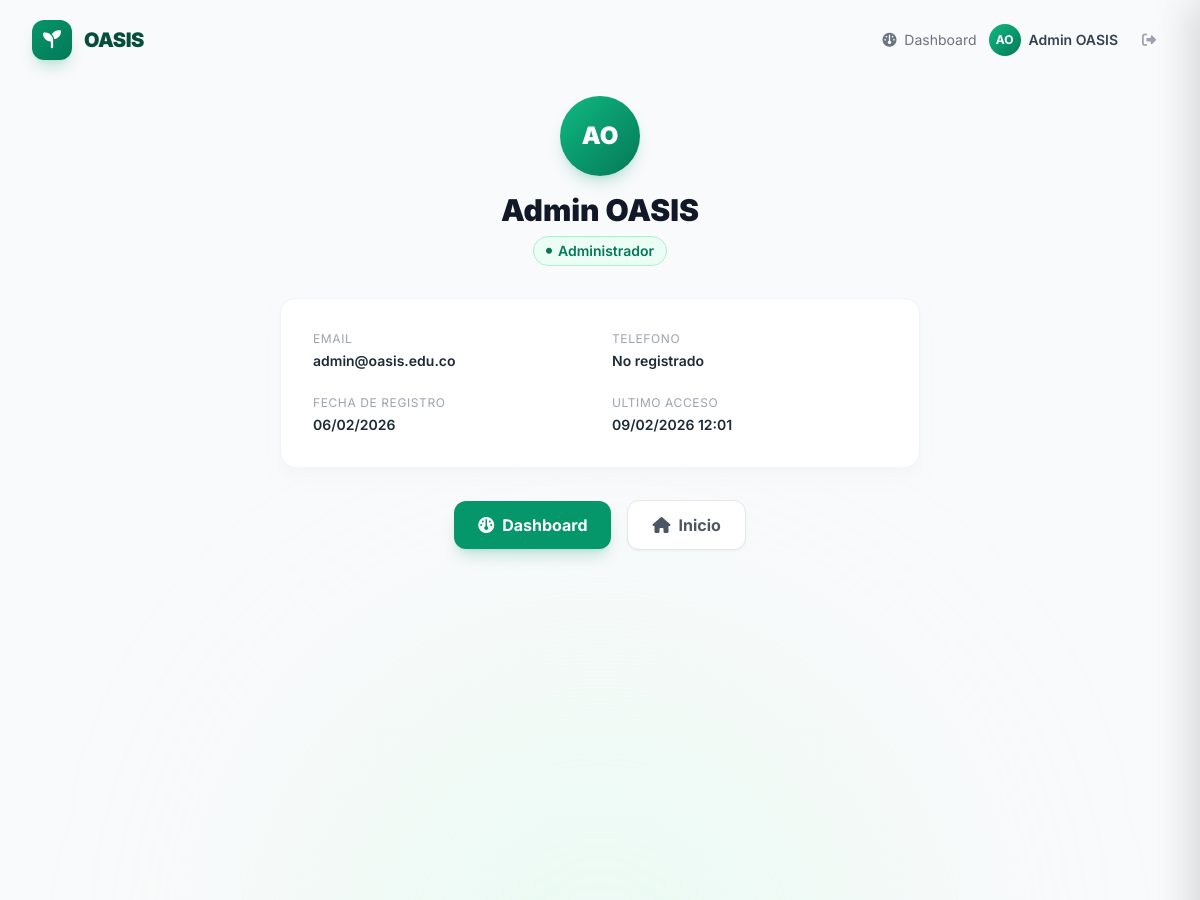
Before: /auth/perfil/ (signed in, upper part) with the older database file.
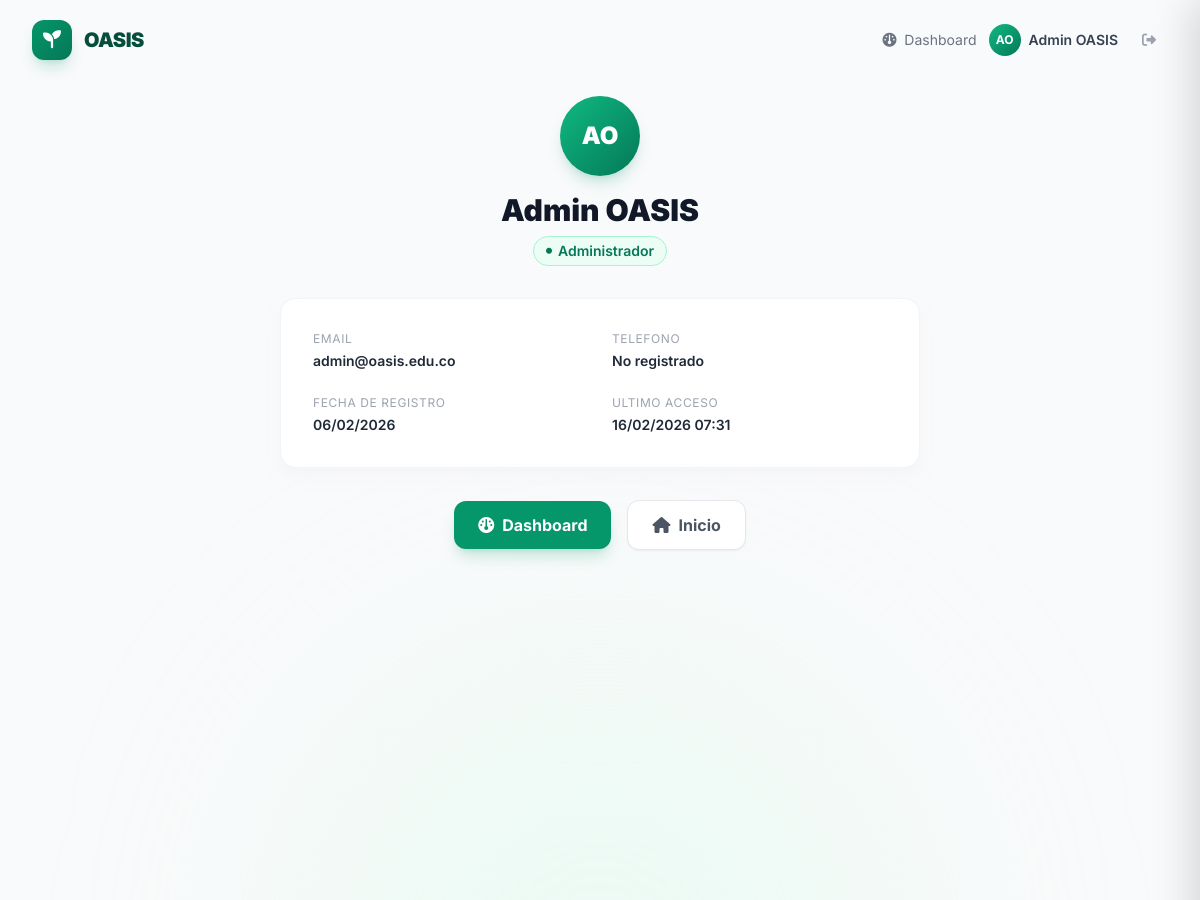
After: the same page with the newer database file.
### usuarios/models.py (models this page shows, shortened)
class Usuario(AbstractUser):
    class Rol(models.TextChoices):
        APRENDIZ = 'aprendiz', 'Aprendiz'
        INSTRUCTOR = 'instructor', 'Instructor'
        EMPRESA = 'empresa', 'Empresa'
        ADMIN = 'admin', 'Administrador'
    rol = models.CharField(
        max_length=20,
        choices=Rol.choices,
        default=Rol.APRENDIZ,
        db_index=True,
    )
    telefono = models.CharField(
        max_length=15,
        blank=True,
        validators=[RegexValidator(
            regex=r'^\+?\d{7,15}$',
            message='Ingrese un numero de telefono valido (7-15 digitos).',
        )],
    )
    avatar_url = models.URLField(blank=True)
    nombre_empresa = models.CharField(max_length=200, blank=True)
    nit_empresa = models.CharField(max_length=20, blank=True, unique=True, null=True)
    motivo_registro = models.TextField(
        blank=True,
        help_text='Motivo de registro (requerido para empresas).',
    )
    class Meta:
        verbose_name = 'Usuario'
        verbose_name_plural = 'Usuarios'
        ordering = ['-date_joined']
    @property
    def es_empresa(self):
        return self.rol == self.Rol.EMPRESA
    @property
    def iniciales(self):
        if self.first_name and self.last_name:
            return f"{self.first_name[0]}{self.last_name[0]}".upper()
        return self.username[:2].upper()

### usuarios/views.py (the view)
# urls.py: path('perfil/', views.perfil_view, name='perfil'),
@login_required
def perfil_view(request):
    return render(request, 'usuarios/perfil.html')

### templates/usuarios/perfil.html (shortened to what this page needs)
{% extends 'base.html' %}
{% block navbar %}
{% include 'partials/navbar_auth.html' %}
{% endblock %}
{% block content %}
<section class="relative min-h-screen py-24 bg-dark-50">
    <div class="absolute inset-0">
        <div class="absolute top-1/3 left-1/2 -translate-x-1/2 w-[600px] h-[600px] bg-oasis-100/30 rounded-full blur-[120px]"></div>
    </div>
    <div class="relative z-10 max-w-2xl mx-auto px-4">
        <div class="text-center mb-8">
            <div class="inline-flex items-center justify-center w-20 h-20 rounded-full mb-4
                        bg-gradient-to-br from-oasis-500 to-oasis-700 text-white text-2xl font-black
                        shadow-lg shadow-oasis-600/20">
                {{ user.iniciales }}
            </div>
            <h1 class="text-3xl font-black text-dark-900">{{ user.get_full_name|default:user.username }}</h1>
            <span class="inline-flex items-center gap-1.5 px-3 py-1 rounded-full mt-2
                         bg-oasis-50 border border-oasis-200 text-sm font-semibold text-oasis-700">
                <i class="fa-solid fa-circle text-[6px]"></i>
                {{ user.get_rol_display }}
            </span>
        </div>
        <div class="bg-white rounded-2xl p-8 space-y-6 shadow-lg shadow-dark-100/50 border border-dark-100">
            <div class="grid grid-cols-2 gap-6">
                <div>
                    <p class="text-xs text-dark-400 uppercase tracking-wider mb-1">Email</p>
                    <p class="text-sm font-semibold text-dark-800">{{ user.email|default:"No registrado" }}</p>
                </div>
                <div>
                    <p class="text-xs text-dark-400 uppercase tracking-wider mb-1">Telefono</p>
                    <p class="text-sm font-semibold text-dark-800">{{ user.telefono|default:"No registrado" }}</p>
                </div>
                <div>
                    <p class="text-xs text-dark-400 uppercase tracking-wider mb-1">Fecha de registro</p>
                    <p class="text-sm font-semibold text-dark-800">{{ user.date_joined|date:"d/m/Y" }}</p>
                </div>
                <div>
                    <p class="text-xs text-dark-400 uppercase tracking-wider mb-1">Ultimo acceso</p>
                    <p class="text-sm font-semibold text-dark-800">{{ user.last_login|date:"d/m/Y H:i"|default:"Nunca" }}</p>
                </div>
            </div>
        </div>
        <div class="flex items-center justify-center gap-4 mt-8">
            <a href="{% url 'dashboard' %}"
               class="inline-flex items-center gap-2 px-6 py-3 rounded-xl font-bold text-white
                      bg-oasis-600 hover:bg-oasis-700
                      shadow-lg shadow-oasis-600/20 hover:shadow-oasis-600/40
                      hover:-translate-y-0.5 transition-all duration-300">
                <i class="fa-solid fa-gauge"></i> Dashboard
            </a>
            <a href="{% url 'index' %}"
               class="inline-flex items-center gap-2 px-6 py-3 rounded-xl font-bold
                      bg-white border border-dark-200 text-dark-600 hover:text-oasis-600
                      hover:border-oasis-300 shadow-sm transition-all">
                <i class="fa-solid fa-home"></i> Inicio
            </a>
        </div>
    </div>
</section>
{% endblock %}

### templates/base.html (shortened to what this page needs)
{% load static %}
<!DOCTYPE html>
<html lang="es" class="scroll-smooth">
<head>
    <script src="https://cdn.tailwindcss.com"></script>
    <link rel="stylesheet" href="https://cdnjs.cloudflare.com/ajax/libs/font-awesome/6.5.1/css/all.min.css">
    <link rel="stylesheet" href="{% static 'css/styles.css' %}">
</head>
<body class="bg-white text-dark-700 font-sans antialiased overflow-x-hidden">
    <div id="a11y-content-wrapper">
        {% block navbar %}{% endblock %}
        <main id="main-content" role="main">
            {% block content %}{% endblock %}
        </main>
    </div>
</body>
</html>

### templates/partials/navbar_auth.html (shortened to what this page needs)
<nav id="navbar" class="fixed top-0 left-0 right-0 z-50 scrolled">
    <div class="max-w-7xl mx-auto px-4 sm:px-6 lg:px-8">
        <div class="flex items-center justify-between h-16 lg:h-20">
            <a href="{% url 'index' %}" class="flex items-center gap-3 group">
                <div class="w-10 h-10 rounded-xl bg-gradient-to-br from-oasis-600 to-oasis-700
                            flex items-center justify-center shadow-lg shadow-oasis-600/20
                            group-hover:shadow-oasis-600/40 transition-all duration-300
                            group-hover:scale-110">
                    <i class="fa-solid fa-seedling text-white text-lg"></i>
                </div>
                <span class="text-xl font-black text-oasis-900 tracking-tight">OASIS</span>
            </a>
            {% if user.is_authenticated %}
            <div class="flex items-center gap-3">
                <a href="{% url 'dashboard' %}" class="text-sm text-dark-500 hover:text-oasis-600 transition-colors">
                    <i class="fa-solid fa-gauge mr-1"></i> Dashboard
                </a>
                <a href="{% url 'perfil' %}" class="flex items-center gap-2 group">
                    <div class="w-8 h-8 rounded-full bg-gradient-to-br from-oasis-500 to-oasis-700
                                flex items-center justify-center text-white text-xs font-bold
                                group-hover:shadow-lg group-hover:shadow-oasis-600/20 transition-all">
                        {{ user.iniciales }}
                    </div>
                    <span class="hidden sm:inline text-sm font-semibold text-dark-700 group-hover:text-oasis-700 transition-colors">
                        {{ user.get_full_name|default:user.username|truncatechars:15 }}
                    </span>
                </a>
                <form method="post" action="{% url 'logout' %}" class="inline">
                    <button type="submit"
                            class="px-3 py-2 rounded-lg text-sm text-dark-400 hover:text-red-500
                                   hover:bg-red-50 transition-all" title="Cerrar sesion">
                        <i class="fa-solid fa-right-from-bracket"></i>
                    </button>
                </form>
            </div>
            {% else %}
            <a href="{% url 'login' %}" class="text-sm text-dark-500 hover:text-oasis-600 transition-colors">
                <i class="fa-solid fa-right-to-bracket mr-1"></i> Iniciar sesion
            </a>
            {% endif %}
        </div>
    </div>
</nav>

### staticfiles/css/styles.css (style rules this page uses)
* { margin: 0; padding: 0; box-sizing: border-box; }
html { scroll-behavior: smooth; }

Changed rows visible on the page:
changed Usuario "Admin OASIS": last_login "09/02/2026 12:01" → "16/02/2026 07:31"
